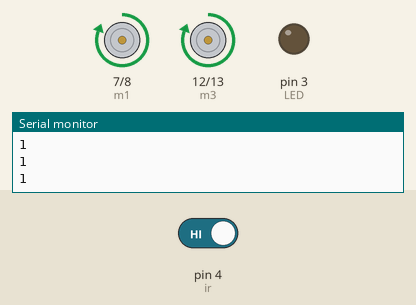
Bench run of a sketch on a simulated Arduino Uno, built with avr-gcc and run on an emulated ATmega328P. On the bench: motor-driver pin pairs drawn as motors (green arrow = first pin HIGH = forward, orange = second pin HIGH = backward, longer = more drive), output pins drawn as LEDs (lit = HIGH), the last lines printed to the serial monitor. Inputs (shaded band) come from the test bench; at power-on: pin 4 (ir) HIGH.

Above: at 1.2 s.
1.3 s: pin 4 (ir) driven LOW
At 1.8 s:
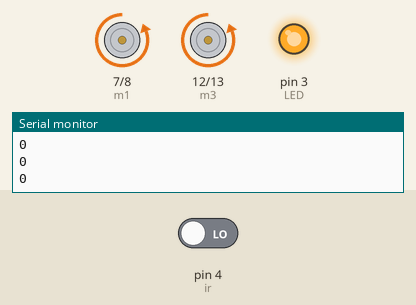
2.8 s: pin 4 (ir) driven HIGH
At 4.2 s:
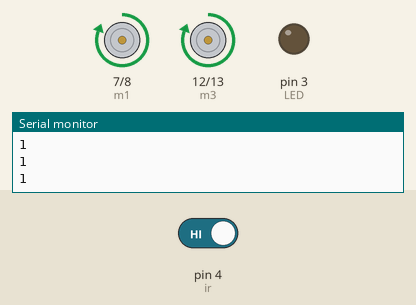
Timing chart, 0 to 5.8 s (numbered marks = the images above; inputs shaded):
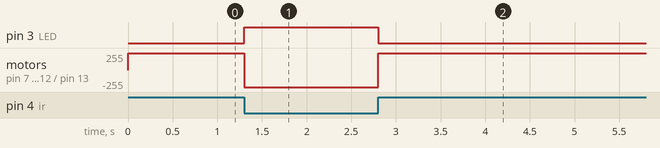

The sketch:

single_motor.ino
```cpp
int LED=3;
int ir=4;
int m1=7;
int m2=8;
int m3 =12;
int m4=13;
int ir1;


void setup() {

  pinMode(LED,OUTPUT);
  pinMode(ir,INPUT);
  pinMode(m1, OUTPUT);
  pinMode(m2,OUTPUT);
  pinMode(m3, OUTPUT);
  pinMode(m4,OUTPUT);
  Serial.begin(9600);
  // put your setup code here, to run once:

}

void loop() {
  ir1 = digitalRead(ir);
  if (ir1 == LOW)
  {  digitalWrite(LED,HIGH);
    digitalWrite(m1, LOW);
    digitalWrite(m2, HIGH);
    digitalWrite(m3, LOW);
    digitalWrite(m4, HIGH);


  }

  else
  {
    digitalWrite(LED,LOW);
    digitalWrite(m1, HIGH);
    digitalWrite(m2, LOW);
    digitalWrite(m3, HIGH);
    digitalWrite(m4, LOW);

    }
    Serial.println(ir1);
    delay(100);


  // put your main code here, to run repeatedly:

}
```

Measured:
- after the input at 1.3 s, pin 3 (LED): LOW → HIGH at once; motor on pin 7 (m1) / pin 8 (m2), motor on pin 12 (m3) / pin 13 (m4): forward 255/255 → backward 255/255 at once
- after the input at 2.8 s, pin 3 (LED): HIGH → LOW at once; motor on pin 7 (m1) / pin 8 (m2), motor on pin 12 (m3) / pin 13 (m4): backward 255/255 → forward 255/255 at once
